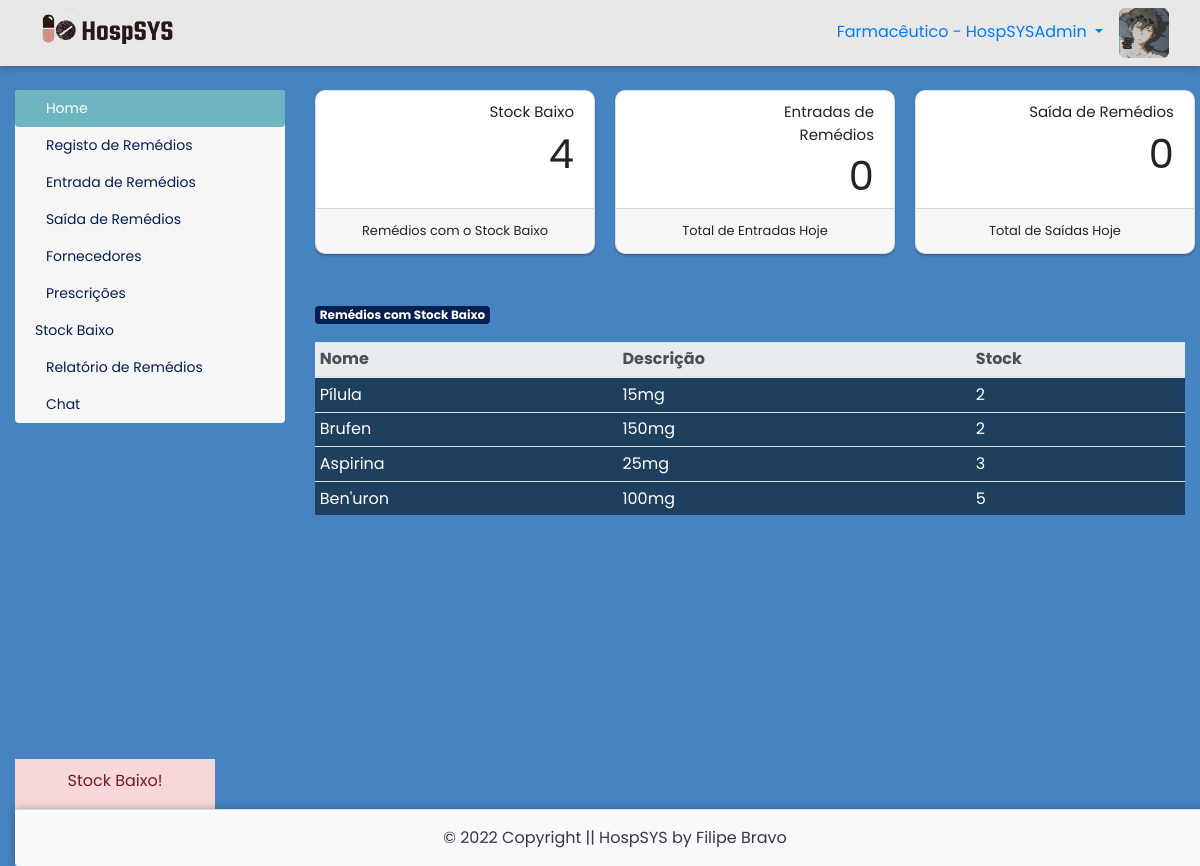
Page /painel-farmacia/index.php (signed in) on the committed database.
### tables this page shows
CREATE TABLE `utilizadores` (
  `id` int(11) NOT NULL AUTO_INCREMENT,
  `nome` varchar(30) NOT NULL,
  `email` varchar(40) NOT NULL,
  `nif` varchar(20) NOT NULL,
  `cc` varchar(20) NOT NULL,
  `telefone` varchar(20) NOT NULL,
  `data_nascimento` date NOT NULL,
  `data_entrada` date DEFAULT NULL,
  `cedula` varchar(20) DEFAULT NULL,
  `especialidade` int(11) DEFAULT NULL,
  `consultorio` varchar(40) DEFAULT NULL,
  `password` varchar(200) NOT NULL,
  `nivel` varchar(25) NOT NULL,
  `foto` varchar(150) DEFAULT NULL,
  `code` int(50) NOT NULL,
  `status` varchar(30) NOT NULL,
  `estado_conta` varchar(15) NOT NULL,
  PRIMARY KEY (`id`),
  KEY `especialidade` (`especialidade`),
  CONSTRAINT `utilizadores_ibfk_1` FOREIGN KEY (`especialidade`) REFERENCES `especialidades` (`id`) ON DELETE CASCADE
);

CREATE TABLE `remedios` (
  `id` int(11) NOT NULL AUTO_INCREMENT,
  `nome` varchar(50) NOT NULL,
  `descricao` varchar(50) NOT NULL,
  `stock` int(11) NOT NULL DEFAULT 0,
  PRIMARY KEY (`id`)
);

### config.php (called while the page is built, shortened)
<?php
$nivel_stock = 5;
 ?>

### painel-farmacia/home.php (the view, shortened to what this page needs)
<?php
$resultado_nivel = $pdo->query("SELECT * from remedios where stock <= '$nivel_stock' ");
$dados_nivel = $resultado_nivel->fetchAll(PDO::FETCH_ASSOC);
$stock_baixo = count($dados_nivel);
$resultado_entrada = $pdo->query("SELECT * from entradas_remedios where data = CurDate() ");
$dados_entrada = $resultado_entrada->fetchAll(PDO::FETCH_ASSOC);
$stock_entrada = count($dados_entrada);
$resultado_saida = $pdo->query("SELECT * from saidas_remedios where data = CurDate() ");
$dados_saida = $resultado_saida->fetchAll(PDO::FETCH_ASSOC);
$stock_saida = count($dados_saida);
 ?>
<div class="area_cards">
	<div class="row">
		<div class="col-sm-12 col-lg-4 col-md-6 col-sm-6 mb-4">
			<div class="card card-stats">
				<div class="card-body ">
					<div class="row">
						<div class="col-5 col-md-4">
							<div class="icone-card text-center text-warning">
								<i class="fas fa-globe"></i>
							</div>
						</div>
						<div class="col-7 col-md-8">
							<div class="number">
								<p class="titulo-card">Stock Baixo</p>
								<p class="subtitulo-card"><?php echo $stock_baixo ?></p>
							</div>
						</div>
					</div>
				</div>
					<div class="card-footer rodape-card">
						Remédios com o Stock Baixo
					</div>
			</div>
		</div>
		<div class="col-lg-4 col-md-6 col-sm-6 mb-4">
			<div class="card card-stats">
				<div class="card-body ">
					<div class="row">
						<div class="col-5 col-md-4">
							<div class="icone-card text-center text-success">
								<i class="far fa-envelope-open"></i>
							</div>
						</div>
						<div class="col-7 col-md-8">
							<div class="number">
								<p class="titulo-card">Entradas de Remédios</p>
								<p class="subtitulo-card"><?php echo $stock_entrada ?></p>
							</div>
						</div>
					</div>
				</div>
					<div class="card-footer rodape-card">
						Total de Entradas Hoje
					</div>
			</div>
		</div>
		<div class="col-lg-4 col-md-6 col-sm-6 mb-4">
			<div class="card card-stats">
				<div class="card-body ">
					<div class="row">
						<div class="col-5 col-md-4">
							<div class="icone-card text-center text-danger">
								<i class="fas fa-sign-out-alt"></i>
							</div>
						</div>
						<div class="col-7 col-md-8">
							<div class="number">
								<p class="titulo-card">Saída de Remédios</p>
								<p class="subtitulo-card"><?php echo $stock_saida ?></p>
							</div>
						</div>
					</div>
				</div>
					<div class="card-footer rodape-card">
						Total de Saídas Hoje
					</div>
			</div>
		</div>
	</div>
<div class="mt-4">
<span class="badge bg-light">Remédios com Stock Baixo</span>
	<?php
echo '
<table class="table table-sm mt-3">
  <thead class="thead-light">
    <tr>
      <th scope="col">Nome</th>
      <th scope="col">Descrição</th>
      <th scope="col">Stock</th>
    </tr>
  </thead>
  <tbody>';
  $res = $pdo->query("SELECT * from remedios where stock <= '$nivel_stock' order by stock asc");
  $dados = $res->fetchAll(PDO::FETCH_ASSOC);
  for ($i=0; $i < count($dados); $i++) {
      $nome = $dados[$i]['nome'];
      $descricao = $dados[$i]['descricao'];
      $stock = $dados[$i]['stock'];
echo '
    <tr>
      <td>'.$nome.'</td>
      <td>'.$descricao.'</td>
      <td>'.$stock.'</td>
    </tr>';
  }
echo  '
  </tbody>
</table> ';
?>
</div>

### painel-farmacia/index.php (shortened to what this page needs)
<?php
require_once("../conexao.php");
require_once("../config.php");
$id_utilizador = $_SESSION['id_utilizador'];
$resultado_foto = $pdo->query("SELECT * from utilizadores where id = $id_utilizador");
$dados_foto = $resultado_foto->fetchAll(PDO::FETCH_ASSOC);
$foto = $dados_foto[0]['foto'];
$resultado_nome = $pdo->query("SELECT * from utilizadores where id = $id_utilizador");
$dados_nome = $resultado_nome->fetchAll(PDO::FETCH_ASSOC);
$nome_utilizador = $dados_nome[0]['nome'];
$item1 = 'home';
$item2 = 'remedios';
$item3 = 'entradas';
$item4 = 'saidas';
$item5 = 'fornecedores';
$item6 = 'prescricoes';
$item7 = 'editar-perfil';
$item8 = 'nivel';
$item9 = 'rel';
$item10 = 'chat';
if(@$_GET['acao'] == $item1){
	$item1ativo = 'active';
}elseif (@$_GET['acao'] == $item2) {
	$item2ativo = 'active';
}elseif (@$_GET['acao'] == $item3) {
	$item3ativo = 'active';
}elseif (@$_GET['acao'] == $item4) {
	$item4ativo = 'active';
}elseif (@$_GET['acao'] == $item5) {
	$item5ativo = 'active';
}elseif (@$_GET['acao'] == $item6) {
	$item6ativo = 'active';
}elseif (@$_GET['acao'] == $item8) {
	$item8ativo = 'active';
}elseif (@$_GET['acao'] == $item9) {
	$item9ativo = 'active';
}elseif (@$_GET['acao'] == $item10) {
	$item10ativo = 'active';
}elseif (@$_GET['acao'] == 'chat1') {
	$item10ativo = 'active';
}else{
	$item1ativo = 'active';
}
?>
<!DOCTYPE html>
<html lang="pt-pt">
<head>
	<link rel="stylesheet" href="https://stackpath.bootstrapcdn.com/bootstrap/4.4.1/css/bootstrap.min.css">
	<link rel="stylesheet" href="../CSS/painel.css">
	<link rel="stylesheet" href="../CSS/footer.css">
	<link rel="stylesheet" href="../CSS/style1.css">
 	<link rel="stylesheet" href="https://cdnjs.cloudflare.com/ajax/libs/font-awesome/5.15.2/css/all.min.css"/>
	<link rel="stylesheet" href="https://cdnjs.cloudflare.com/ajax/libs/font-awesome/5.11.2/css/all.css">
</head>
<body>
	<div style="box-shadow:0px 0px 8px rgba(0, 0, 0, 0.3);">
		<nav class="navbar navbar-light bg-light">
			<div class="col-md-12">
				<img class="float-left" src="../img/logohorizontal.png">
				<div class="float-right">
					<?php echo'<img style="height: 50px; width: 50px; border-radius: 6px;" src="../img/fotos-perfil/'.$foto.'">';?>
				</div>
				<li class="float-right nav-item dropdown">
					<a class="float-right nav-link dropdown-toggle mt-1" href="#" id="navbarDropdown" role="button" data-toggle="dropdown" aria-haspopup="true" aria-expanded="false">
						Farmacêutico - <?php echo $nome_utilizador; ?>
					</a>
				</li>
			</div>
	</div>
<div class="main-container">
	<div class="container-fluid mt-4">
		<div class="row">
			<div class="col-md-3 col-sm-12 mb-4">
				<div class="nav flex-column nav-pills" id="v-pills-tab" role="tablist" aria-orientation="vertical">
					<a class="nav-link <?php echo $item1ativo ?>" id="v-pills-home-tab" href="index.php?acao=<?php echo $item1 ?>" role="tab" aria-controls="v-pills-home" aria-selected="true"><i class="fas fa-home mr-1"></i>Home</a>
					<a class="nav-link <?php echo $item2ativo ?>" id="link-medicos" href="index.php?acao=<?php echo $item2 ?>" role="tab" aria-controls="v-pills-profile" aria-selected="false"><i class="fas fa-capsules mr-1"></i>Registo de Remédios</a>
					<a class="nav-link <?php echo $item3ativo ?>" id="v-pills-messages-tab" href="index.php?acao=<?php echo $item3 ?>" role="tab" aria-controls="v-pills-messages" aria-selected="false"><i class="fas fa-pills mr-1"></i>Entrada de Remédios</a>
					<a class="nav-link <?php echo $item4ativo ?>" id="v-pills-messages-tab" href="index.php?acao=<?php echo $item4 ?>" role="tab" aria-controls="v-pills-messages" aria-selected="false"><i class="fas fa-tablets mr-1"></i>Saída de Remédios</a>
					<a class="nav-link <?php echo $item5ativo ?>" id="v-pills-messages-tab" href="index.php?acao=<?php echo $item5 ?>" role="tab" aria-controls="v-pills-messages" aria-selected="false"><i class="fas fa-truck mr-1"></i>Fornecedores</a>
					<a class="nav-link <?php echo $item6ativo ?>" id="v-pills-messages-tab" href="index.php?acao=<?php echo $item6 ?>" role="tab" aria-controls="v-pills-messages" aria-selected="false"><i class="fas fa-file-prescription mr-1"></i>Prescrições</a>
					<a class="nav-link <?php echo $item8ativo ?>" id="v-pills-messages-tab" href="index.php?acao=<?php echo $item8 ?>" role="tab" aria-controls="v-pills-messages" aria-selected="false"><i class="fas fa-chart-line-down mr-1"></i>Stock Baixo</a>
					<a class="nav-link <?php echo $item9ativo ?>" id="v-pills-messages-tab" href="rel/rel_remedios_class.php?acao=<?php echo $item9?>" target="_blank" role="tab" aria-controls="v-pills-messages" aria-selected="false"><i class="fas fa-notes-medical mr-1"></i>Relatório de Remédios</a>
					<a class="nav-link <?php echo $item10ativo ?>" id="v-pills-messages-tab" href="index.php?acao=<?php echo $item10 ?>" role="tab" aria-controls="v-pills-messages" aria-selected="false"><i class="fas fa-comments mr-1"></i>Chat</a>
				</div>
			</div>
			<div class="col-md-9 col-sm-12">
				<div class="tab-content" id="v-pills-tabContent">
					<div class="tab-pane fade show active" role="tabpanel">
						<?php if(@$_GET['acao'] == $item1){
							include_once($item1.".php");
						}elseif (@$_GET['acao'] == $item2) {
							include_once($item2.".php");
						}elseif (@$_GET['acao'] == $item3) {
							include_once($item3.".php");
						}elseif (@$_GET['acao'] == $item4) {
							include_once($item4.".php");
						}elseif (@$_GET['acao'] == $item5) {
							include_once($item5.".php");
						}elseif (@$_GET['acao'] == $item6) {
							include_once($item6.".php");
						}elseif (@$_GET['acao'] == $item7) {
							include_once($item7.".php");
						}elseif (@$_GET['acao'] == $item8) {
							include_once($item8.".php");
						}elseif (@$_GET['acao'] == $item10) {
							include_once("users.php");
						}elseif (@$_GET['acao'] == 'chat1') {
							include_once("chat.php");
						}else{
							include_once($item1.".php");
						}
						?>
					</div>
				</div>
</div>
</div>
</div>
<?php if (@$_GET['acao'] != 'chat1') {
  $res = $pdo->query("SELECT * from remedios where stock <= '$nivel_stock' order by stock asc");
  $dados = $res->fetchAll(PDO::FETCH_ASSOC);
  $nivel_baixo = count($dados);
  if($nivel_baixo > 0)
  {
?>
<a href="index.php?acao=<?php echo $item8 ?>">
<div class="col-md-2 alert-danger alertas">
	<span>Stock Baixo!</span>
</div>
</a>
<?php } include('../footers/footer.php'); } ?>
</div>
</body>
</html>

### CSS/painel.css (style rules this page uses)
body { background-color:#4683c1; }
.navbar { background-color:#e8e8e8 !important; }
.navbar img { width:150px; }
.navbar li { list-style:none; }
.nav { background-color:#f6f6f6 !important; border-radius:4px !important; }
.nav a { color:#071e51; font-size:14px; }
.nav .active { background-color:#6fb5bf !important; }
.card { width:280px; margin:0 auto; border-radius:10px; box-shadow:0px 2px 2px rgba(0, 0, 0, 0.2); }
.card-body { padding-bottom:2px !important; padding-top:10px !important; }
.card p { margin:0; padding:0; }
.icone-card { font-size:70px; }
.titulo-card { font-size:15px; text-align:right; }
.subtitulo-card { font-size:40px; text-align:right; }
.rodape-card { font-size:13px; text-align:center; }
.badge { background-color:#071e51 !important; color:#fff; }
td { color:#FFF; background-color:#1f3f5e; }
.alertas { position: absolute; bottom:57px; height:50px; text-align:center; padding-top:10px; }

### CSS/footer.css (style rules this page uses)
* { box-sizing: border-box; }
*:before, *:after { box-sizing: border-box; }
html, body { height: 100%; position: relative; }
.main-container { min-height: 100vh; overflow: hidden; display: block; position: relative; padding-bottom: 100px; }

### CSS/style1.css (style rules this page uses)
* { margin: 0; padding: 0; box-sizing: border-box; text-decoration: none; font-family: 'Poppins', sans-serif; }

### rows in the picture
utilizadores: foto (picture), nome "HospSYSAdmin"
remedios: nome "Pílula", descricao "15mg", stock "2"
remedios: nome "Brufen", descricao "150mg", stock "2"
remedios: nome "Aspirina", descricao "25mg", stock "3"
remedios: nome "Ben'uron", descricao "100mg", stock "5"

### other values in the picture
$stock_baixo "4"
$stock_entrada "0"
$stock_saida "0"
